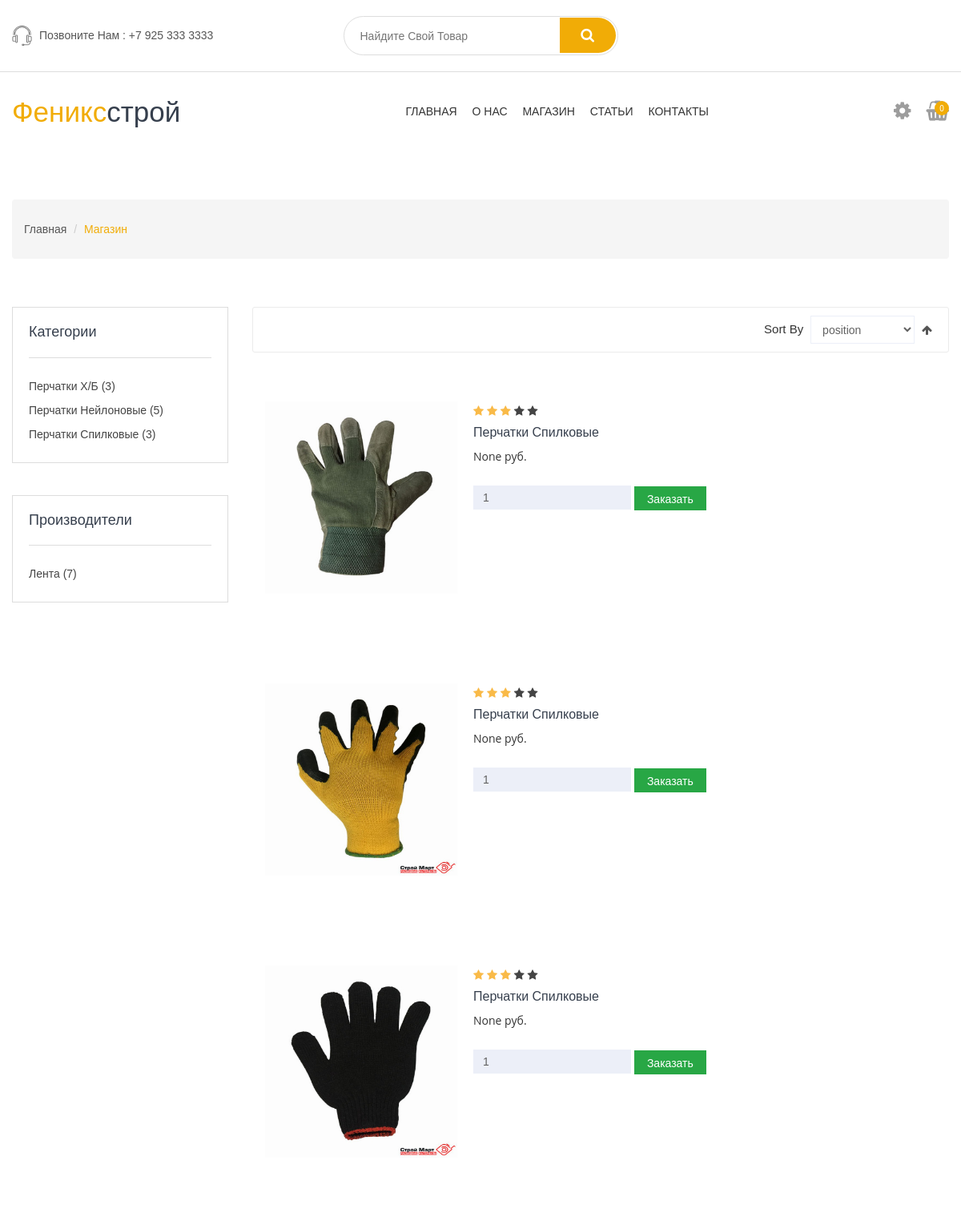
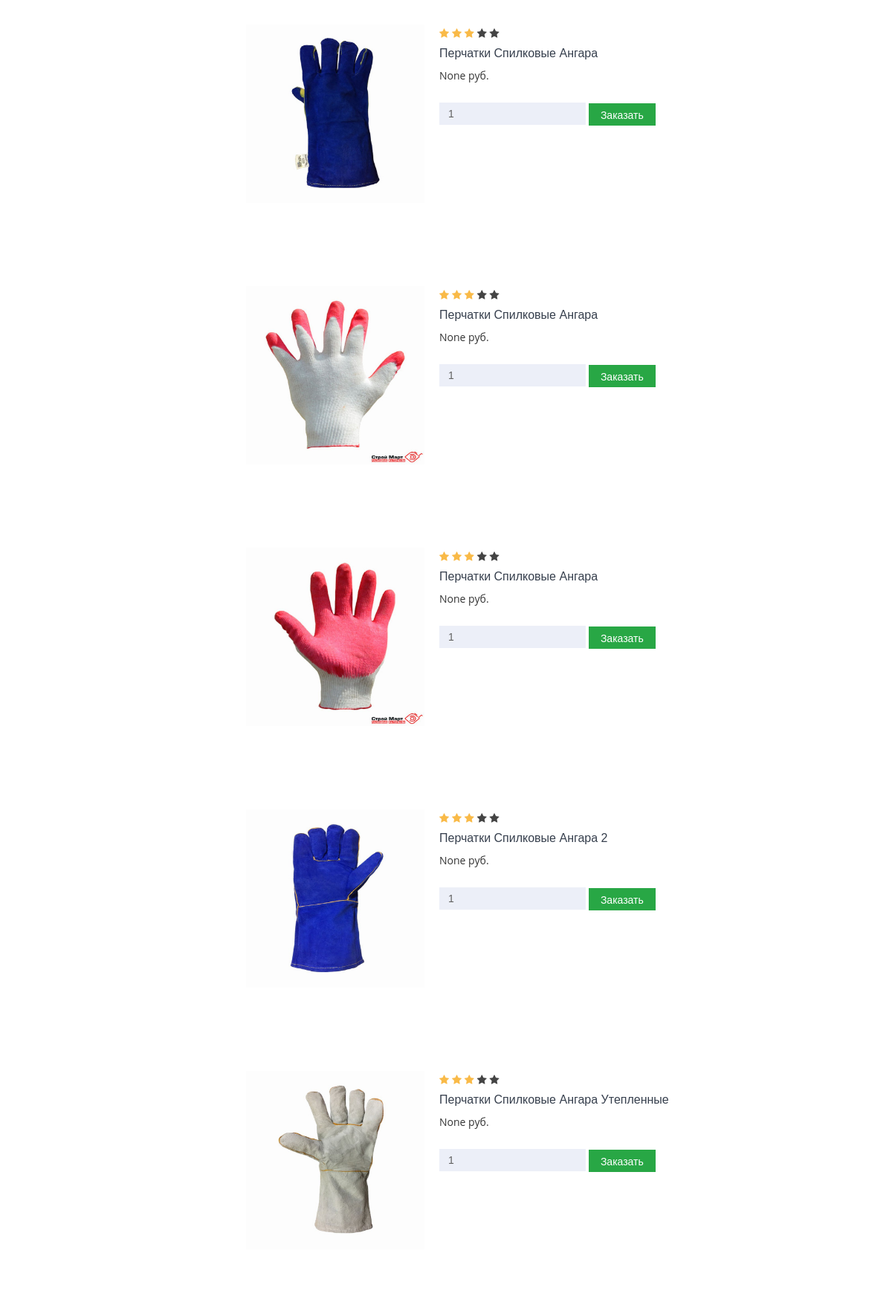
Page /shop/products/ (upper part) on the committed database (2 pictures, top to bottom).
### shop/models.py (models this page shows, shortened)
class Category(models.Model):
    name = models.CharField(max_length=70, verbose_name='Название категории')
    slug = models.SlugField(verbose_name='Псевдоним', unique=True)
    published = models.BooleanField(verbose_name='Опубликовано')
    image = models.ImageField(
        verbose_name='Изображение товара',
        upload_to='categories/',
        null=True,
        blank=True)
    class Meta:
        verbose_name_plural = 'Категории'
        verbose_name = 'Категория'
        ordering = ('name',)

class Manufacturer(models.Model):
    name = models.CharField(max_length=70, verbose_name='Производитель')
    slug = models.SlugField(verbose_name='Псевдоним', unique=True)
    class Meta:
        verbose_name_plural = 'Производители'
        verbose_name = 'Производитель'
        ordering = ('name',)

class Product(models.Model):
    MIN_RESOLUTION = (400, 400)
    name = models.CharField(max_length=255, verbose_name='Название товара')
    slug = models.SlugField(unique=True, verbose_name='Псевдоним')
    article_number = models.CharField(
        max_length=20, verbose_name='Артикул', null=True, blank=True)
    manufacturer = models.ForeignKey(
        Manufacturer,
        on_delete=models.SET_NULL,
        verbose_name='Производитель',
        null=True,
        blank=True,
        related_name='manufacturer_products')
    desctriptions = models.TextField(
        verbose_name='Описание товара', null=True, blank=True)
    category = models.ForeignKey(
        Category,
        on_delete=models.SET_NULL,
        verbose_name='Категория товара',
        related_name='category_products',
        null=True)
    price = models.DecimalField(
        max_digits=9,
        decimal_places=2,
        verbose_name='Цена товара, руб.',
        null=True,
        blank=True)
    image = models.ImageField(
        verbose_name='Изображение товара',
        upload_to='products/',
        null=True,
        blank=True)
    rating = models.IntegerField(
        'Рейтинг', null=True, blank=True, default=0)
    published = models.BooleanField(verbose_name='Опубликовано')
    class Meta:
        verbose_name_plural = 'Товары'
        verbose_name = 'Товар'
        ordering = ('price', 'name')
        abstract = True

class Gloves(Product):
    features = models.CharField(
        max_length=255, verbose_name='свойства товара', null=True, blank=True)
    material = models.CharField(
        max_length=70, verbose_name='материал основы', null=True, blank=True)
    coating_material = models.CharField(
        max_length=70, verbose_name='материал покрытия', null=True, blank=True)
    type_coating = models.CharField(
        max_length=70, verbose_name='тип покрытия', null=True, blank=True)
    color = models.CharField(
        max_length=150, verbose_name='цвет', null=True, blank=True)
    size = models.CharField(
        max_length=150, verbose_name='размер', null=True, blank=True)
    quantity_pack = models.CharField(
        max_length=10,
        verbose_name='количество в упаковке',
        null=True,
        blank=True)
    minimum_packaging = models.CharField(
        max_length=10,
        verbose_name='минимальная упаковка',
        null=True,
        blank=True)
    pair_weight = models.CharField(
        max_length=10, verbose_name='вес пары', null=True, blank=True)
    def get_absolute_url(self):
        return get_product_url(self, 'product_detail')

### shop/views.py (the view)
# urls.py: path('shop/products/', views.ShopView.as_view(), name='shop'),
class ShopView(View):
    def get(self, request, *args, **kwargs):
        categories = Category.objects.filter(published=True).all()
        products = Gloves.objects.filter(published=True).all()
        manufacturer = Manufacturer.objects.all()
        cart_product_form = CartAddProductForm()
        paginator = Paginator(products, 10)
        page_number = request.GET.get('page')
        page = paginator.get_page(page_number)
        return render(
            request, 'shop.html', {
                'categories': categories,
                'products': products,
                'manufacturer': manufacturer,
                'cart_product_form': cart_product_form,
                'page': page})

### cart/forms.py
class CartAddProductForm(forms.Form):
    quantity = forms.IntegerField(initial=1)
    update = forms.BooleanField(
        required=False, initial=False, widget=forms.HiddenInput)

### cart/cart.py (called while the page is built)
    def __len__(self):
        return sum(item['quantity'] for item in self.cart.values())

    def get_total_price(self):
        return sum(Decimal(item['price']) * item['quantity'] for item in self.cart.values())

### cart/context_processors.py (called while the page is built)
def cart(request):
    return {'cart': Cart(request)}

### shop/models.py (called while the page is built)
def get_product_url(obj, viewname):
    return reverse(viewname, kwargs={'slug': obj.slug, 'id': obj.id})

### shop/templates/shop.html (shortened to what this page needs)
{% extends 'base.html' %}
{% load static %}
{% block content %}
{% load thumbnail %}
    <div class="breadcrumb-area ptb-60 ptb-sm-30">
      <div class="container">
        <div class="breadcrumb">
          <ul>
            <li><a href='{% url "base" %}'>Главная</a></li>
            <li class="active"><a href='{% url "shop" %}'>Магазин</a></li>
          </ul>
        </div>
      </div>
    </div>
    <div class="main-shop-page pb-60">
      <div class="container">
        <div class="row">
          <div class="col-lg-3  order-2">
            <div class="sidebar white-bg">
              <div class="single-sidebar">
                <div class="group-title">
                  <h2>категории</h2>
                </div>
                {% for category in categories %}
                <ul>
                  <li><a href='{% url "category_detail" category.slug %}'>{{ category.name }} ({{ category.category_products.count }})</a></li>
                </ul>
                {% endfor %}
              </div>
              <div class="single-sidebar">
                <div class="group-title">
                  <h2>производители</h2>
                </div>
                <ul class="manufactures-list">
                {% for manufacture in manufacturer %}
                  <li><a href="#">{{ manufacture.name }} ({{ manufacture.manufacturer_products.count }})</a></li>
                {% endfor %}
                </ul>
              </div>
            </div>
          </div>
          <div class="col-lg-9 order-lg-2">
            <div class="grid-list-top border-default universal-padding fix mb-30">
              <div class="main-toolbar-sorter f-right">
                <div class="toolbar-sorter">
                  <label>sort by</label>
                  <select class="sorter" name="sorter">
                    <option value="Position" selected="selected">position</option>
                  </select>
                  <span><a href="#"><i class="fa fa-arrow-up"></i></a></span>
                </div>
              </div>
            </div>
            <div class="main-categorie">
              <div class="tab-content fix">
                  {% for product in products %}
                <div id="list-view" class="tab-pane active">
                  <div class="single-product">
                    <div class="pro-img">
                      <a href="{{ product.get_absolute_url }}">
                        <img class="primary-img" src="{{ product.image.url }}" alt="single-product">
                      </a>
                    </div>
                    <div class="pro-content">
                      <div class="product-rating">
                        <i class="fa fa-star"></i>
                        <i class="fa fa-star"></i>
                        <i class="fa fa-star"></i>
                        <i class="fa fa-star"></i>
                        <i class="fa fa-star"></i>
                      </div>
                      <h4><a href="{{ product.get_absolute_url }}">{{ product.name }}</a></h4>
                      <p><span class="price">{{ product.price }} руб.</del></p>
                      <div class="pro-actions">
                        <div class="actions-secondary">
                          <form action='{% url "cart:cart_add" product.id %}' method='post'>
                              {{ cart_product_form.quantity }}
                          <button type="submit" class="btn btn-success btn-lg" name="submit" value="addtocard">Заказать</button>
                          </form>
                        </div>
                      </div>
                    </div>
                  </div>
                  {% endfor %}
                </div>
              </div>
            </div>
          </div>
        </div>
      </div>
    </div>
{% endblock content %}

### shop/static/css/default.css (style rules this page uses)
body { font-family: "Rubik",sans-serif font-weight: 400; font-style: normal; font-size: 14px; color: #666666; }
a, .btn,button { -webkit-transition: all 0.3s ease-in-out; transition: all 0.3s ease-in-out; }
.btn { border-radius: 0px; font-size: 14px; padding: 0px 15px; height: 30px; line-height: 30px; }
a, button, input { outline: medium none; color: #555; }
h1, h2, h3, h4, h5, h6 { font-weight: 500; margin-top: 0px; font-style: normal; margin: 0; color: #363f4d; font-family: "Rubik",sans-serif; }
h1 a, h2 a, h3 a, h4 a, h5 a, h6 a { color: inherit }
h2 { font-size: 30px; }
h4 { font-size: 22px; }
ul { margin: 0px; padding: 0px; }
li { list-style: none }
p { font-size: 15px; font-weight: 400; line-height: 26px; margin: 0; font-family: 'Open Sans', sans-serif; }
label { font-size: 15px; font-weight: 400; vertical-align: middle; }
.f-right { float: right }
.fix { overflow: hidden }
a.button-border span, a.button-border-white span, input, select, textarea { -webkit-transition: all 0.5s ease-out 0s; transition: all 0.5s ease-out 0s; }
input { background: #eceff8; border: 2px solid #eceff8; height: auto; -webkit-box-shadow: none; box-shadow: none; padding-left: 10px; font-size: 14px; color: #626262; }
select { width: 100%; background: #eceff8; border: 2px solid #eceff8; height: 45px; padding-left: 10px; -webkit-box-shadow: none; box-shadow: none; font-size: 14px; color: #626262; outline: none; }
option { background: #fff none repeat scroll 0 0; border: 0 solid #626262; font-size: 14px; padding: 5px 0 5px 10px; font-family: 'Rubik', sans-serif !important; }
.mb-30 { margin-bottom: 30px }
.pb-60 { padding-bottom: 60px }
.ptb-60 { padding: 60px 0 }
.white-bg { background: #fff; }

### rows in the picture
Category: name "Перчатки Х/Б", category_products.count "3"
Category: name "Перчатки Нейлоновые", category_products.count "5"
Category: name "Перчатки Спилковые", category_products.count "3"
Manufacturer: name "Лента", manufacturer_products.count "7"
Gloves: image (picture), name "Перчатки Спилковые", price "None", quantity "1"
Gloves: image (picture), name "Перчатки Спилковые", price "None", quantity "1"
Gloves: image (picture), name "Перчатки Спилковые", price "None", quantity "1"
Gloves: image (picture), name "Перчатки Спилковые Ангара", price "None", quantity "1"
Gloves: image (picture), name "Перчатки Спилковые Ангара", price "None", quantity "1"
Gloves: image (picture), name "Перчатки Спилковые Ангара", price "None", quantity "1"
Gloves: image (picture), name "Перчатки Спилковые Ангара 2", price "None", quantity "1"
Gloves: image (picture), name "Перчатки Спилковые Ангара Утепленные", price "None", quantity "1"

### other values in the picture
{{ cart.get_total_price }} "0"
